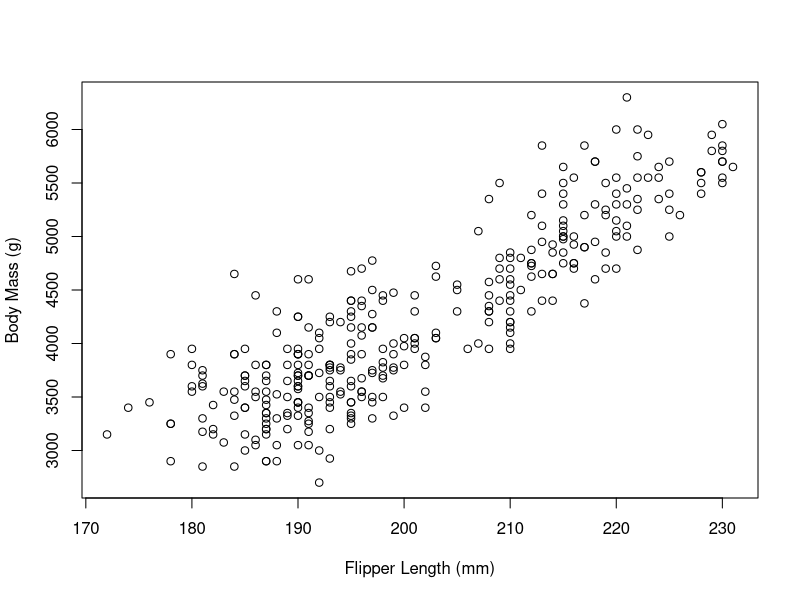
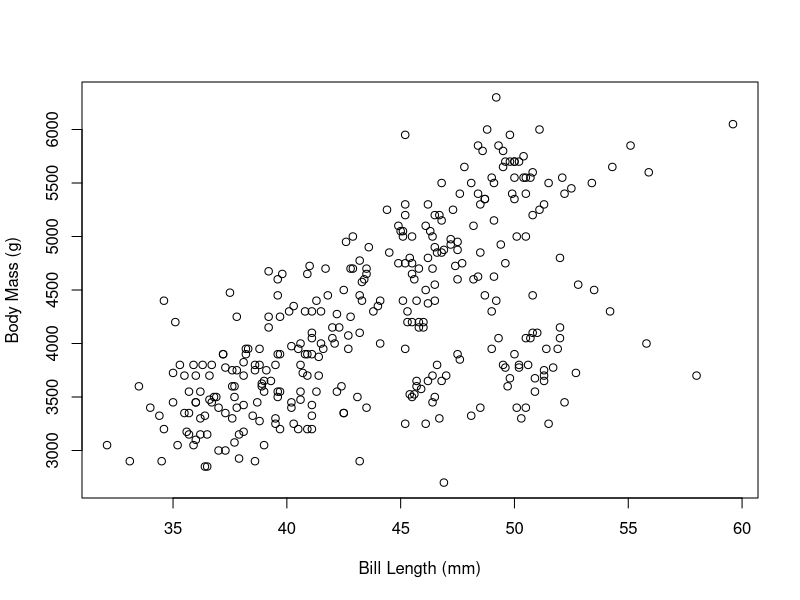
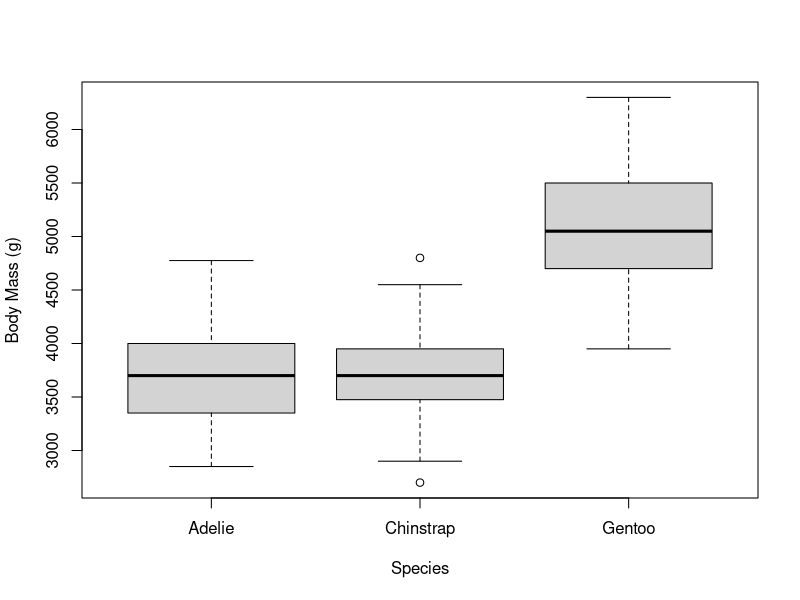
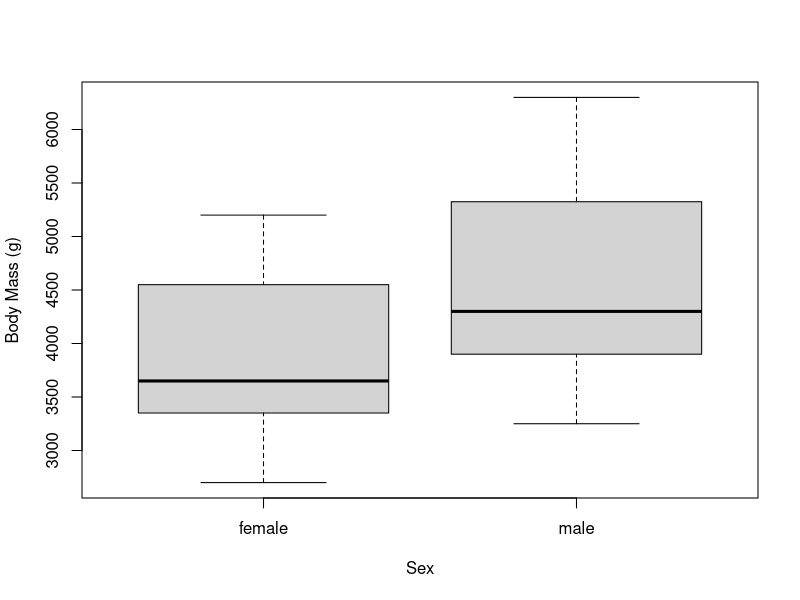
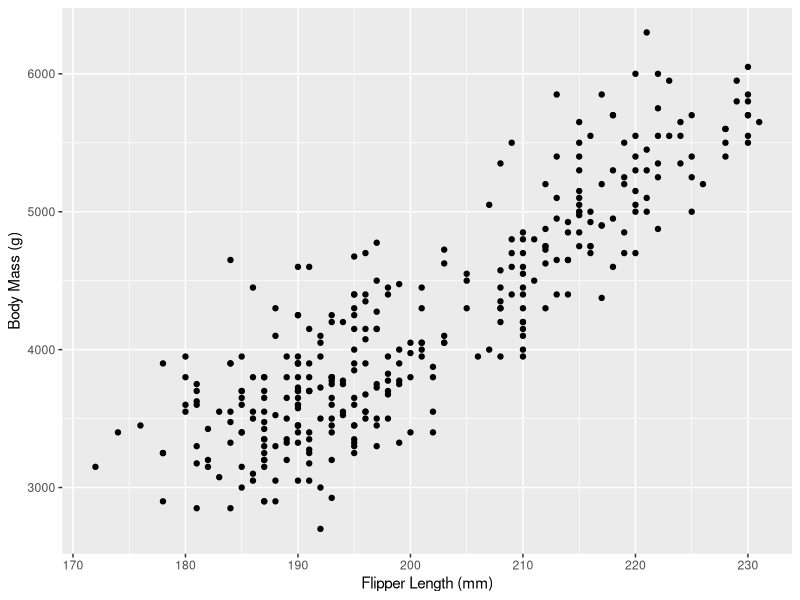
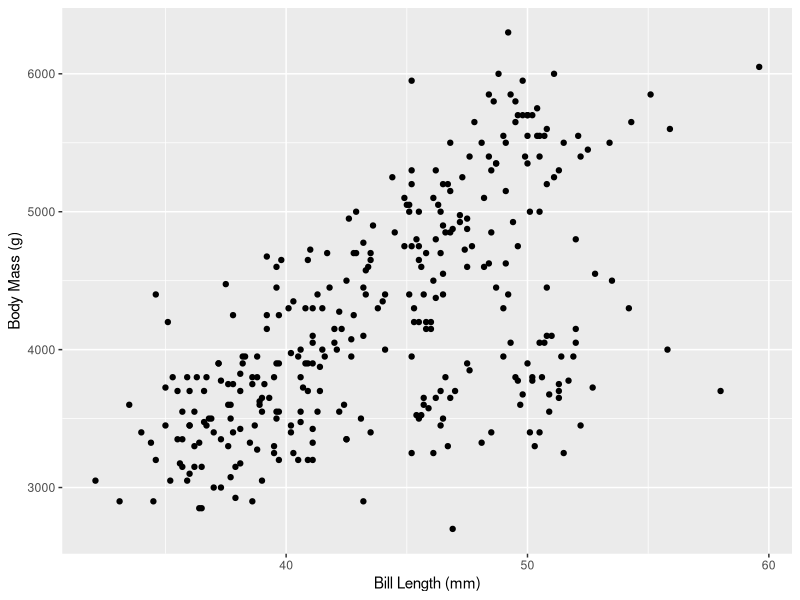
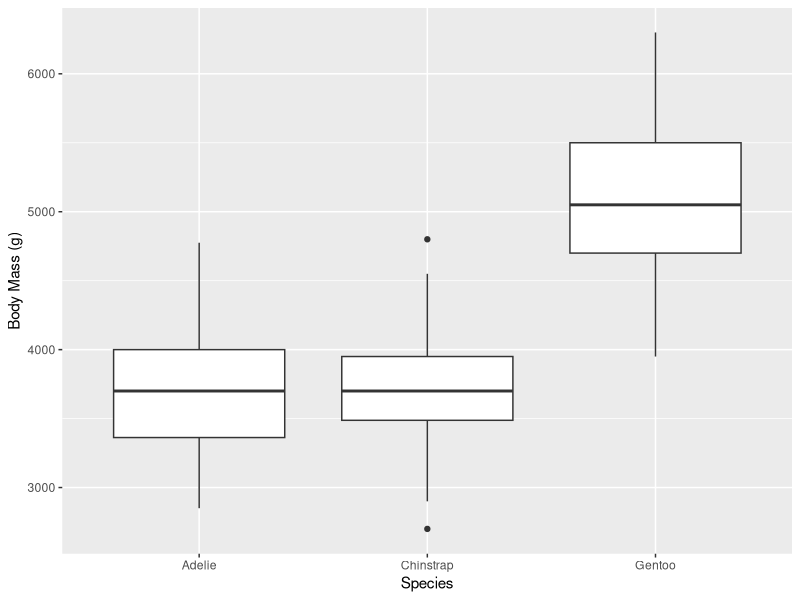
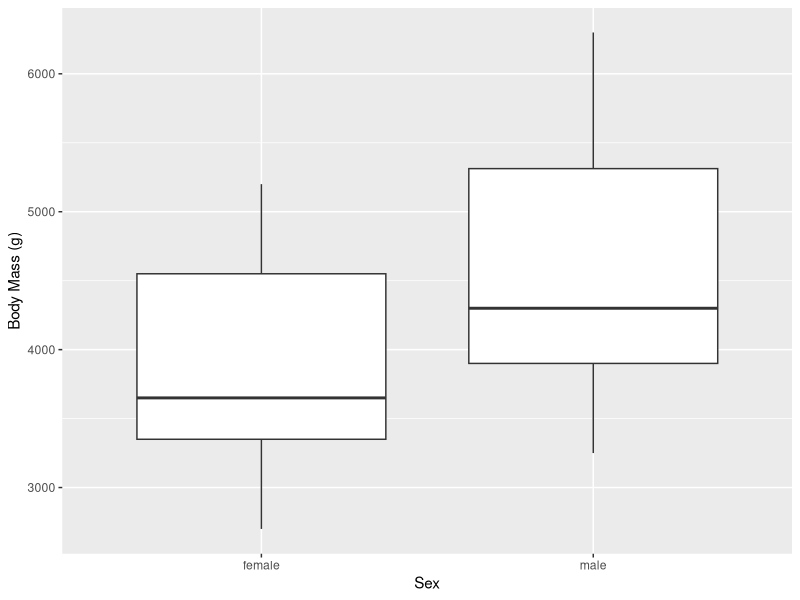

These figures' R source, in order:
## ---- chunk 1
library(palmerpenguins)

df = penguins[,c("species","sex","bill_length_mm","flipper_length_mm","body_mass_g")]
## ---- chunk 2
# or alternatively:
library(dplyr)
df = select(penguins, species, sex, body_mass_g, flipper_length_mm, bill_length_mm)
## ---- chunk 3
# omit all rows with any missing values
df = na.omit(df)
## ---- chunk 4

plot(df$flipper_length_mm, df$body_mass_g, 
     xlab = "Flipper Length (mm)",
     ylab="Body Mass (g)")

plot(df$bill_length_mm, df$body_mass_g, 
     xlab = "Bill Length (mm)",
     ylab="Body Mass (g)")

plot(df$species, df$body_mass_g, 
     xlab = "Species",
     ylab="Body Mass (g)")

plot(df$sex, df$body_mass_g, 
     xlab = "Sex",
     ylab="Body Mass (g)")



## ---- chunk 5
library(ggplot2)

flipper_plot = ggplot(df, aes(flipper_length_mm, body_mass_g)) + geom_point() + 
  labs(x = "Flipper Length (mm)", y = "Body Mass (g)")
print(flipper_plot)
      
bill_plot = ggplot(df, aes(bill_length_mm, body_mass_g)) + geom_point() + 
  labs(x = "Bill Length (mm)", y = "Body Mass (g)")
print(bill_plot)

species_plot = ggplot(df, aes(species, body_mass_g)) + geom_boxplot() + 
  labs(x = "Species", y = "Body Mass (g)")
print(species_plot)

sex_plot = ggplot(df, aes(sex, body_mass_g)) + geom_boxplot() + 
  labs(x = "Sex", y = "Body Mass (g)")
print(sex_plot)
## ---- chunk 6
lm.fitted = lm(formula = body_mass_g ~ flipper_length_mm, data = df)
coefficients(lm.fitted)
## ---- chunk 7
Rsquared = summary(lm.fitted)$r.squared
## ---- chunk 8
plot(df$flipper_length_mm, residuals(lm.fitted))
## ---- chunk 9
qqnorm(lm.fitted$residuals)
## ---- chunk 10
mlm.fitted = lm(formula = body_mass_g ~ ., data = df)
summary(mlm.fitted)
Rsquared = summary(mlm.fitted)$r.squared
## ---- chunk 11
ypred = predict(mlm.fitted, newdata = df)
RSS = sum((ypred - df$body_mass_g)^2)
## ---- chunk 12
dfz = df
dfz$flipper_length_mm = scale(dfz$flipper_length_mm)
dfz$bill_length_mm = scale(dfz$bill_length_mm)
dfz$body_mass_g = scale(dfz$body_mass_g) # optional
mlm.fitted = lm(formula = body_mass_g ~ ., data = dfz)
# summary(mlm.fitted) # to check p values
coefficients(mlm.fitted)
## ---- chunk 13
SSE = function(a, b){
  return(sum((a-b)^2))
}
## ---- chunk 14
set.seed(1)

train_size = floor(0.5 * nrow(df))
train_ind = sample(seq_len(nrow(df)), size = train_size)
train = df[train_ind, ] 
test = df[-train_ind, ]

lm.fitted2 = lm(formula = body_mass_g ~ flipper_length_mm, data = train)

ypred.train = predict(lm.fitted2, newdata = train)
ypred.test = predict(lm.fitted2, newdata = test)
SSE.train = SSE(ypred.train, train$body_mass_g)
SSE.test = SSE(ypred.test, test$body_mass_g)
SSE.train
SSE.test
## ---- chunk 15
lm.fitted2 = lm(formula = body_mass_g ~ ., data = train)

ypred.train2 = predict(lm.fitted2, newdata = train)
ypred.test2 = predict(lm.fitted2, newdata = test)

SSE.train2 = SSE(ypred.train2, train$body_mass_g)
SSE.test2 = SSE(ypred.train2, test$body_mass_g)

print(paste('Training SSE (i.e. RSS) is: ', round(SSE.train2,0)))
print(paste('Test SSE is: ', round(SSE.test2,0)))
